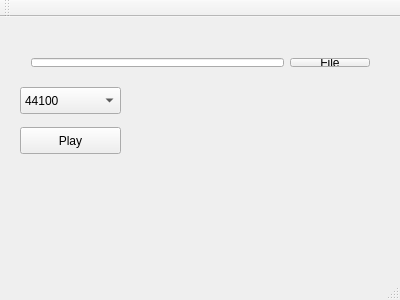
<?xml version="1.0" encoding="UTF-8"?>
<ui version="4.0">
 <class>MainWindow</class>
 <widget class="QMainWindow" name="MainWindow">
  <property name="geometry">
   <rect>
    <x>0</x>
    <y>0</y>
    <width>400</width>
    <height>300</height>
   </rect>
  </property>
  <property name="windowTitle">
   <string>MainWindow</string>
  </property>
  <widget class="QWidget" name="centralWidget">
   <widget class="QWidget" name="horizontalLayoutWidget">
    <property name="geometry">
     <rect>
      <x>20</x>
      <y>30</y>
      <width>361</width>
      <height>31</height>
     </rect>
    </property>
    <layout class="QHBoxLayout" name="horizontalLayout">
     <item>
      <widget class="QLineEdit" name="fileNameEdit"/>
     </item>
     <item>
      <widget class="QPushButton" name="fileButton">
       <property name="text">
        <string>File</string>
       </property>
      </widget>
     </item>
    </layout>
   </widget>
   <widget class="QPushButton" name="playButton">
    <property name="geometry">
     <rect>
      <x>20</x>
      <y>110</y>
      <width>101</width>
      <height>27</height>
     </rect>
    </property>
    <property name="text">
     <string>Play</string>
    </property>
   </widget>
   <widget class="QComboBox" name="rateComboBox">
    <property name="geometry">
     <rect>
      <x>20</x>
      <y>70</y>
      <width>101</width>
      <height>27</height>
     </rect>
    </property>
    <item>
     <property name="text">
      <string>44100</string>
     </property>
    </item>
    <item>
     <property name="text">
      <string>22050</string>
     </property>
    </item>
    <item>
     <property name="text">
      <string>16000</string>
     </property>
    </item>
    <item>
     <property name="text">
      <string>8000</string>
     </property>
    </item>
   </widget>
  </widget>
  <widget class="QMenuBar" name="menuBar">
   <property name="geometry">
    <rect>
     <x>0</x>
     <y>0</y>
     <width>400</width>
     <height>25</height>
    </rect>
   </property>
  </widget>
  <widget class="QToolBar" name="mainToolBar">
   <attribute name="toolBarArea">
    <enum>TopToolBarArea</enum>
   </attribute>
   <attribute name="toolBarBreak">
    <bool>false</bool>
   </attribute>
  </widget>
  <widget class="QStatusBar" name="statusBar"/>
 </widget>
 <layoutdefault spacing="6" margin="11"/>
 <resources/>
 <connections/>
</ui>
